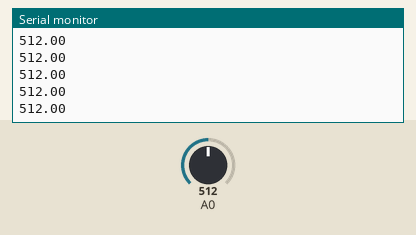
Simulated run of this sketch. Board: Arduino Uno, built with avr-gcc and run on an emulated ATmega328P. On the bench: the last lines printed to the serial monitor. The test bench sets the inputs (shaded band); at power-on: A0 = 512.

Above: at 1.2 s.
1.3 s: A0 set to 716
At 2.4 s:
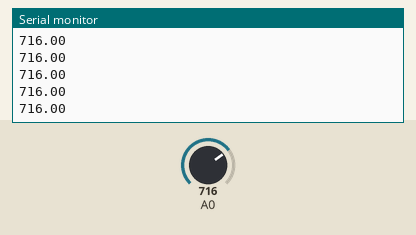
2.8 s: A0 set to 900
At 3.9 s:
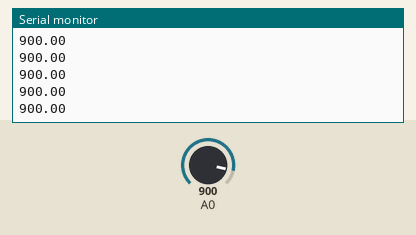
Timing chart, 0 to 5.8 s (numbered marks = the images above; inputs shaded):
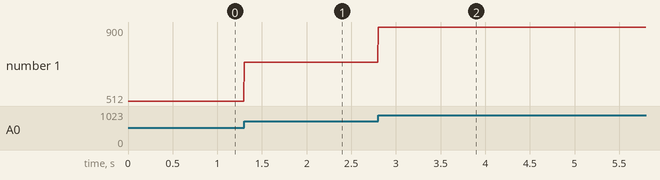

Measured:
- after the input at 1.3 s, the serial monitor: prints a new line at once (image 1)
- after the input at 2.8 s, the serial monitor: prints a new line at once (image 2)
- plotted number 1: 512 → 716 after the input at 1.3 s, 716 → 900 after the input at 2.8 s

The sketch:

200Hz.ino
```cpp
/**
 * 200Hz is a simple Arduino program that reads
 * in signal through A0 at 200 Hz (i.e. 200 cycles
 * per second).
 *
 * Author: Chanha Kim
 * Date: 08/12/2020
 */

void setup() {
  Serial.begin(115200);
}

void loop() {
  double val = analogRead(0);
  Serial.println(val);
  delay(5);
}
```
